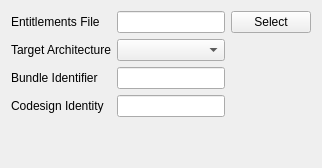
          <widget class="QWidget" name="macosxOptionTab">
           <attribute name="title">
            <string>Mac OS X</string>
           </attribute>
           <layout class="QVBoxLayout" name="verticalLayout_12">
            <item>
             <layout class="QGridLayout" name="gridLayout_5">
              <item row="0" column="0">
               <widget class="QLabel" name="entitlementsFileLabel">
                <property name="text">
                 <string>Entitlements File</string>
                </property>
               </widget>
              </item>
              <item row="0" column="1">
               <widget class="QLineEdit" name="entitlementsFileEdit"/>
              </item>
              <item row="1" column="0">
               <widget class="QLabel" name="targetArchitectureLabel">
                <property name="text">
                 <string>Target Architecture</string>
                </property>
               </widget>
              </item>
              <item row="1" column="1">
               <widget class="QComboBox" name="targetArchitectureCombo"/>
              </item>
              <item row="2" column="0">
               <widget class="QLabel" name="bundleIdentifierLabel">
                <property name="text">
                 <string>Bundle Identifier</string>
                </property>
               </widget>
              </item>
              <item row="2" column="1">
               <widget class="QLineEdit" name="bundleIdentifierEdit"/>
              </item>
              <item row="3" column="0">
               <widget class="QLabel" name="codesignIdentityLabel">
                <property name="text">
                 <string>Codesign Identity</string>
                </property>
               </widget>
              </item>
              <item row="3" column="1">
               <widget class="QLineEdit" name="codesignIdentityEdit"/>
              </item>
              <item row="0" column="2">
               <widget class="QPushButton" name="selectEntitlementsFileButton">
                <property name="text">
                 <string>Select</string>
                </property>
               </widget>
              </item>
             </layout>
            </item>
            <item>
             <spacer name="verticalSpacer_3">
              <property name="orientation">
               <enum>Qt::Vertical</enum>
              </property>
              <property name="sizeType">
               <enum>QSizePolicy::Expanding</enum>
              </property>
              <property name="sizeHint" stdset="0">
               <size>
                <width>20</width>
                <height>40</height>
               </size>
              </property>
             </spacer>
            </item>
           </layout>
          </widget>
